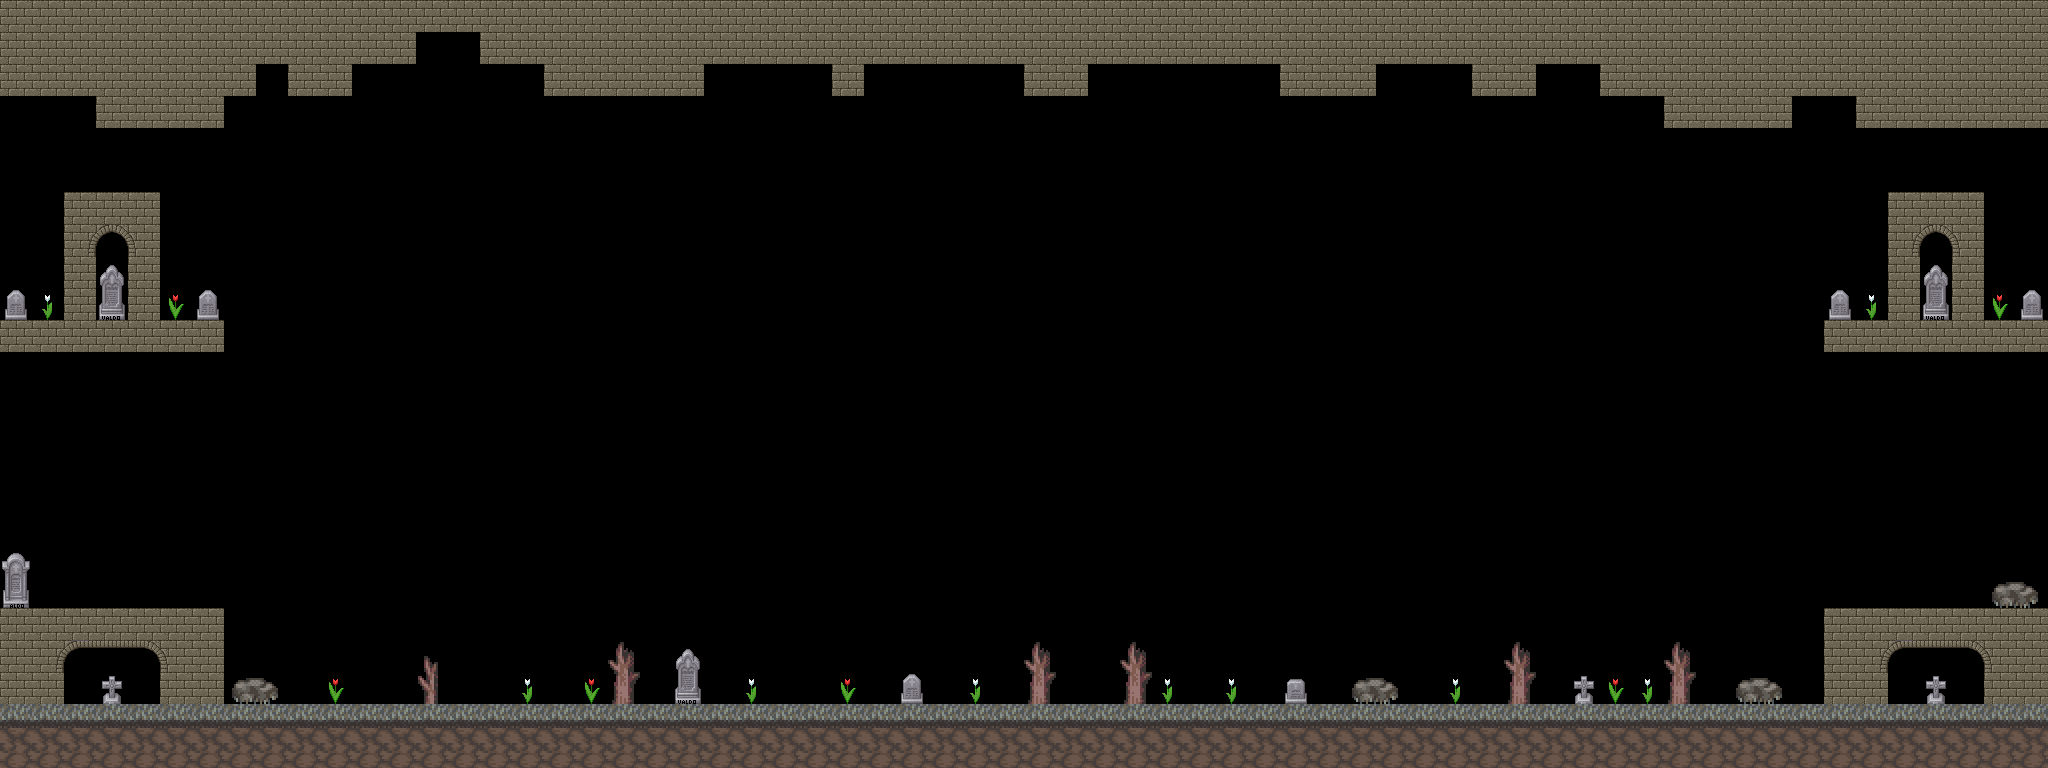

This game map was drawn from its Tiled (.tmx) file and the tilesets committed beside it. A one-line description and the full map source follow:
An orthogonal 64x24 tile map with 32x32 px tiles, 1 tile layer (Terrain) and 2 objects (BROCCOLI, PLAYER).

<map version="1.5" tiledversion="1.7.2" orientation="orthogonal" renderorder="left-up" width="64" height="24" tilewidth="32" tileheight="32" infinite="0" nextlayerid="6" nextobjectid="35">
 <properties>
  <property name="background" value="BOSS_BACKGROUND" />
  <property name="music" value="BOSS" />
 </properties>
 <tileset firstgid="1" name="pack" tilewidth="32" tileheight="32" tilecount="70" columns="10">
  <image source="../textures/blocks.png" trans="ff00ff" width="320" height="224" />
 </tileset>
 <layer id="1" name="Terrain" width="64" height="24">
  <data encoding="csv">
52,52,52,52,52,52,52,52,52,52,52,52,52,52,52,52,52,52,52,52,52,52,52,52,52,52,52,52,52,52,52,52,52,52,52,52,52,52,52,52,52,52,52,52,52,52,52,52,52,52,52,52,52,52,52,52,52,52,52,52,52,52,52,52,
52,52,52,52,52,52,52,52,52,52,52,52,52,0,0,52,52,52,52,52,52,52,52,52,52,52,52,52,52,52,52,52,52,52,52,52,52,52,52,52,52,52,52,52,52,52,52,52,52,52,52,52,52,52,52,52,52,52,52,52,52,52,52,52,
52,52,52,52,52,52,52,52,0,52,52,0,0,0,0,0,0,52,52,52,52,52,0,0,0,0,52,0,0,0,0,0,52,52,0,0,0,0,0,0,52,52,52,0,0,0,52,52,0,0,52,52,52,52,52,52,52,52,52,52,52,52,52,52,
0,0,0,52,52,52,52,0,0,0,0,0,0,0,0,0,0,0,0,0,0,0,0,0,0,0,0,0,0,0,0,0,0,0,0,0,0,0,0,0,0,0,0,0,0,0,0,0,0,0,0,0,52,52,52,52,0,0,52,52,52,52,52,52,
0,0,0,0,0,0,0,0,0,0,0,0,0,0,0,0,0,0,0,0,0,0,0,0,0,0,0,0,0,0,0,0,0,0,0,0,0,0,0,0,0,0,0,0,0,0,0,0,0,0,0,0,0,0,0,0,0,0,0,0,0,0,0,0,
0,0,0,0,0,0,0,0,0,0,0,0,0,0,0,0,0,0,0,0,0,0,0,0,0,0,0,0,0,0,0,0,0,0,0,0,0,0,0,0,0,0,0,0,0,0,0,0,0,0,0,0,0,0,0,0,0,0,0,0,0,0,0,0,
0,0,52,52,52,0,0,0,0,0,0,0,0,0,0,0,0,0,0,0,0,0,0,0,0,0,0,0,0,0,0,0,0,0,0,0,0,0,0,0,0,0,0,0,0,0,0,0,0,0,0,0,0,0,0,0,0,0,0,52,52,52,0,0,
0,0,53,58,57,0,0,0,0,0,0,0,0,0,0,0,0,0,0,0,0,0,0,0,0,0,0,0,0,0,0,0,0,0,0,0,0,0,0,0,0,0,0,0,0,0,0,0,0,0,0,0,0,0,0,0,0,0,0,53,58,57,0,0,
0,0,52,35,52,0,0,0,0,0,0,0,0,0,0,0,0,0,0,0,0,0,0,0,0,0,0,0,0,0,0,0,0,0,0,0,0,0,0,0,0,0,0,0,0,0,0,0,0,0,0,0,0,0,0,0,0,0,0,52,35,52,0,0,
42,16,52,45,52,17,42,0,0,0,0,0,0,0,0,0,0,0,0,0,0,0,0,0,0,0,0,0,0,0,0,0,0,0,0,0,0,0,0,0,0,0,0,0,0,0,0,0,0,0,0,0,0,0,0,0,0,42,16,52,45,52,17,42,
52,52,52,52,52,52,52,0,0,0,0,0,0,0,0,0,0,0,0,0,0,0,0,0,0,0,0,0,0,0,0,0,0,0,0,0,0,0,0,0,0,0,0,0,0,0,0,0,0,0,0,0,0,0,0,0,0,52,52,52,52,52,52,52,
0,0,0,0,0,0,0,0,0,0,0,0,0,0,0,0,0,0,0,0,0,0,0,0,0,0,0,0,0,0,0,0,0,0,0,0,0,0,0,0,0,0,0,0,0,0,0,0,0,0,0,0,0,0,0,0,0,0,0,0,0,0,0,0,
0,0,0,0,0,0,0,0,0,0,0,0,0,0,0,0,0,0,0,0,0,0,0,0,0,0,0,0,0,0,0,0,0,0,0,0,0,0,0,0,0,0,0,0,0,0,0,0,0,0,0,0,0,0,0,0,0,0,0,0,0,0,0,0,
0,0,0,0,0,0,0,0,0,0,0,0,0,0,0,0,0,0,0,0,0,0,0,0,0,0,0,0,0,0,0,0,0,0,0,0,0,0,0,0,0,0,0,0,0,0,0,0,0,0,0,0,0,0,0,0,0,0,0,0,0,0,0,0,
0,0,0,0,0,0,0,0,0,0,0,0,0,0,0,0,0,0,0,0,0,0,0,0,0,0,0,0,0,0,0,0,0,0,0,0,0,0,0,0,0,0,0,0,0,0,0,0,0,0,0,0,0,0,0,0,0,0,0,0,0,0,0,0,
0,0,0,0,0,0,0,0,0,0,0,0,0,0,0,0,0,0,0,0,0,0,0,0,0,0,0,0,0,0,0,0,0,0,0,0,0,0,0,0,0,0,0,0,0,0,0,0,0,0,0,0,0,0,0,0,0,0,0,0,0,0,0,0,
0,0,0,0,0,0,0,0,0,0,0,0,0,0,0,0,0,0,0,0,0,0,0,0,0,0,0,0,0,0,0,0,0,0,0,0,0,0,0,0,0,0,0,0,0,0,0,0,0,0,0,0,0,0,0,0,0,0,0,0,0,0,0,0,
36,0,0,0,0,0,0,0,0,0,0,0,0,0,0,0,0,0,0,0,0,0,0,0,0,0,0,0,0,0,0,0,0,0,0,0,0,0,0,0,0,0,0,0,0,0,0,0,0,0,0,0,0,0,0,0,0,0,0,0,0,0,0,0,
46,0,0,0,0,0,0,0,0,0,0,0,0,0,0,0,0,0,0,0,0,0,0,0,0,0,0,0,0,0,0,0,0,0,0,0,0,0,0,0,0,0,0,0,0,0,0,0,0,0,0,0,0,0,0,0,0,0,0,0,0,0,39,40,
52,52,52,52,52,52,52,0,0,0,0,0,0,0,0,0,0,0,0,0,0,0,0,0,0,0,0,0,0,0,0,0,0,0,0,0,0,0,0,0,0,0,0,0,0,0,0,0,0,0,0,0,0,0,0,0,0,52,52,52,52,52,52,52,
52,53,54,55,56,57,52,0,0,0,0,0,0,37,0,0,0,0,0,38,0,35,0,0,0,0,0,0,0,0,0,0,38,0,0,38,0,0,0,0,0,0,0,0,0,0,0,38,0,0,0,0,38,0,0,0,0,52,53,54,55,56,57,52,
52,52,0,43,0,52,52,39,40,0,17,0,0,47,0,0,16,0,17,48,0,45,0,16,0,0,17,0,42,0,16,0,48,0,0,48,16,0,16,0,33,0,39,40,0,16,0,48,0,43,17,16,48,0,39,40,0,52,52,0,43,0,52,52,
31,31,31,31,31,31,31,31,31,31,31,31,31,31,31,31,31,31,31,31,31,31,31,31,31,31,31,31,31,31,31,31,31,31,31,31,31,31,31,31,31,31,31,31,31,31,31,31,31,31,31,31,31,31,31,31,31,31,31,31,31,31,31,31,
41,41,41,41,41,41,41,41,41,41,41,41,41,41,41,41,41,41,41,41,41,41,41,41,41,41,41,41,41,41,41,41,41,41,41,41,41,41,41,41,41,41,41,41,41,41,41,41,41,41,41,41,41,41,41,41,41,41,41,41,41,41,41,41
</data>
 </layer>
 <objectgroup id="4" name="Entities">
  <object id="34" name="BROCCOLI" type="BROCCOLI" x="832" y="384" width="96" height="320" />
 </objectgroup>
 <objectgroup id="5" name="Player">
  <object id="6" name="Spawn" type="PLAYER" x="160" y="256" width="32" height="64" />
 </objectgroup>
</map>